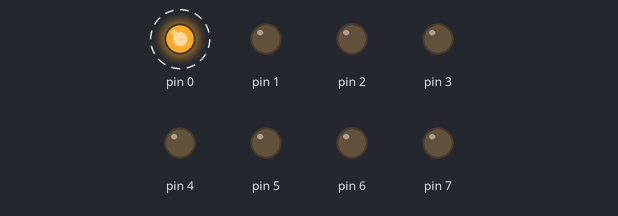
Bench run of a sketch on a simulated Arduino Uno, built with avr-gcc and run on an emulated ATmega328P. Parts: output pins drawn as LEDs (lit = HIGH). Dashed ring = blinking.

Above: at 0.1 s.
Timing chart, 0 to 3.0 s (numbered marks = the images above):
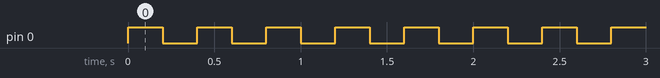

Measured:
- by itself, pin 0: alternates HIGH for 0.20 s and LOW for 0.20 s

The sketch:

subroutune.ino
```cpp
#include<LiquidCrystal.h>
int Red_Led_Control(int);
void setup() {
  // put your setup code here, to run once:
  DDRD =B11111111;
}
void loop(){
  Red_Led_Control( 1);
  delay(200);
  Red_Led_Control( 0);
  delay(200);
  }
int Red_Led_Control(int state) {


  if (state ==1) {
    PORTD=0x00000001;
    }
   else if(state == 0) {
    PORTD=0x00000000;
   }
}
```
